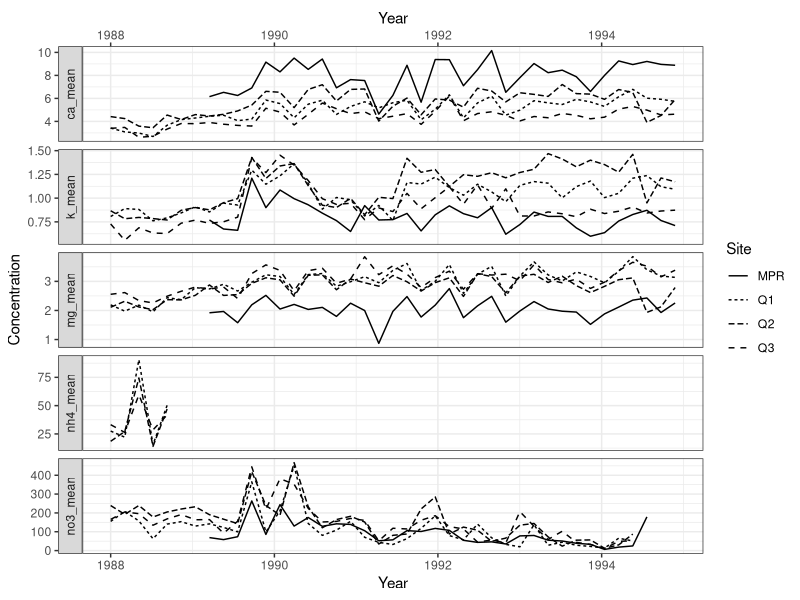

The R source for this figure:
## ---- chunk 1
#| echo: false
#| warning: false

library(tidyverse)

data <- read_csv("output/clean_data.csv")

# Plotting ---------------------------------------------------------------

data |>
  ggplot(
    mapping = aes(x = window_start, y = Concentration, linetype = Site)
  ) +
  geom_line() +
  theme_bw() +
  facet_grid(vars(Chemical), scales = "free_y", switch = "y") +
  scale_x_date(name = "Year", sec.axis = dup_axis())
